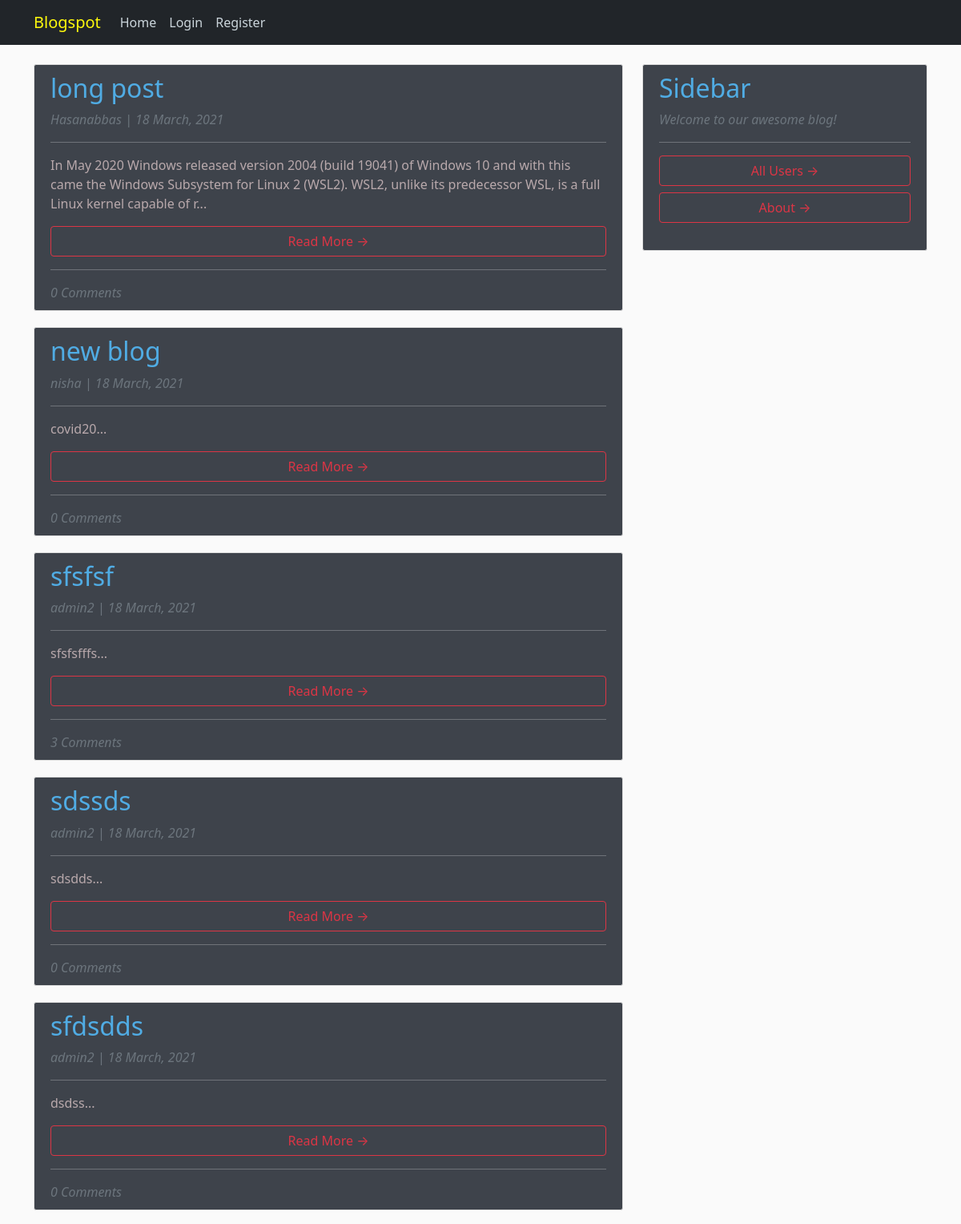
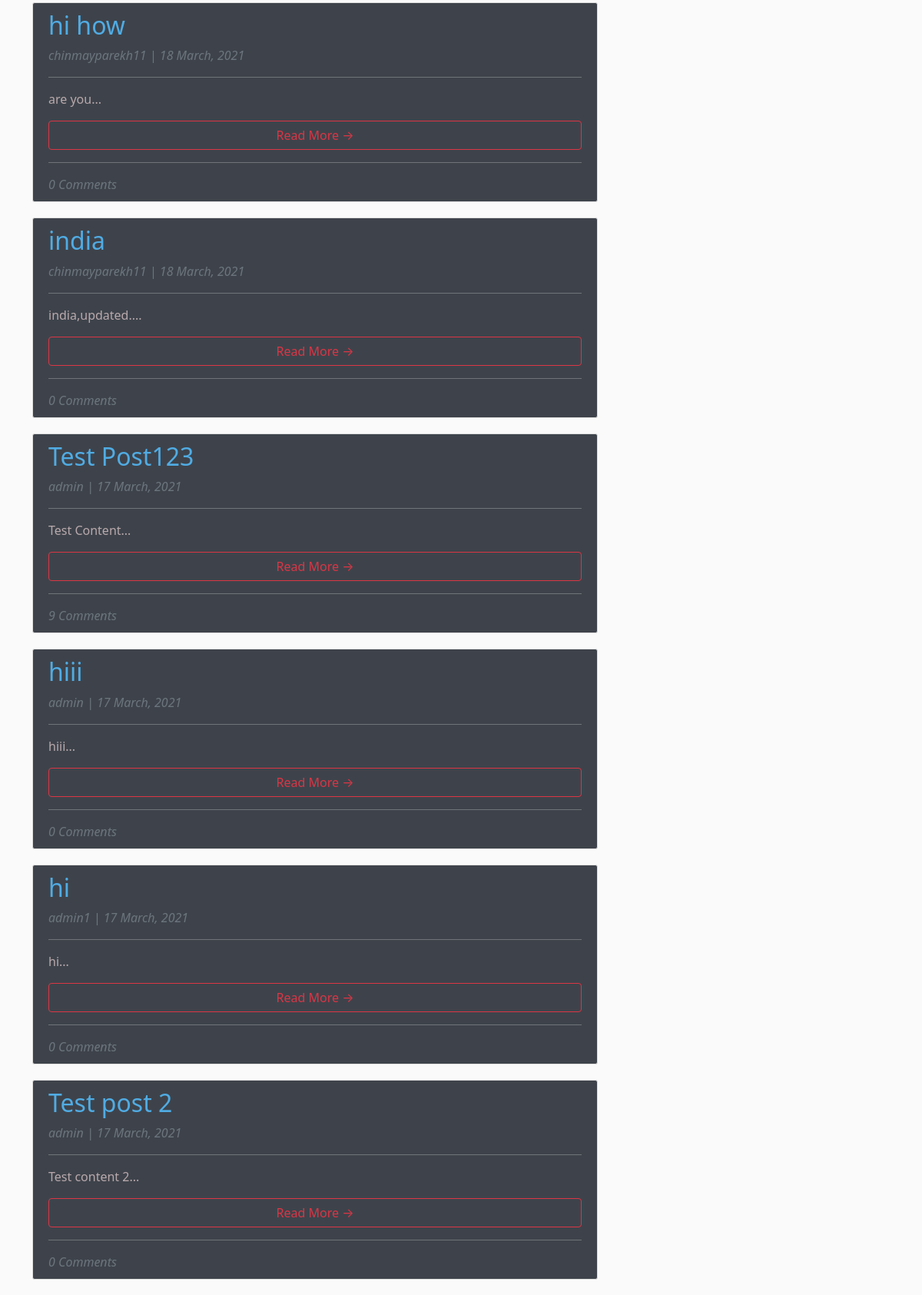
/, run on an earlier commit of the app's database (2 pictures, top to bottom).
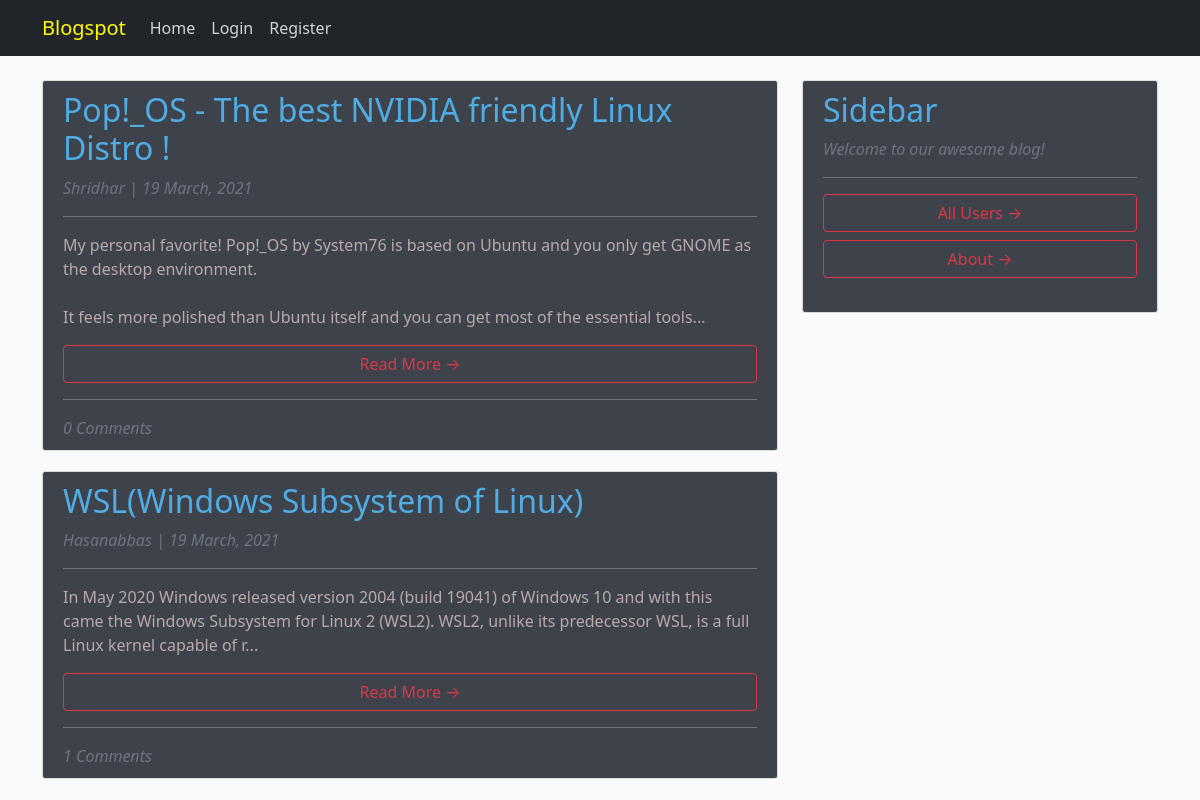
And on a later commit of the database.
### blog/models.py (models this page shows, shortened)
class Post(models.Model):
    title = models.CharField(max_length=100, unique=True)
    content = models.TextField()
    date_posted = models.DateTimeField(auto_now=True)
    author = models.ForeignKey(User, on_delete=models.CASCADE, null=True)

### blog/views.py (the view)
# urls.py: path('', PostListView.as_view(), name='blog-home'),
class PostListView(ListView):
    model = Post
    template_name = 'blog/home.html'
    context_object_name = 'posts'
    ordering = ['-date_posted']

### blog/templates/blog/home.html
{% extends "blog/base.html" %}
    {% block content %}
        {% if posts|length > 0 %}
            {% for post in posts %}
                <article style="background: rgb(16,22,32,0.8);" class="media content-section">
                  <div class="media-body">
                    <h2 style="color: #50ACE4;" class="article-title">{{ post.title }}</h2>
                    <em><p style="color:rgb(128, 185, 189);"class="text-muted" >{{ post.author }} | {{ post.date_posted|date:"d F, Y"}}</p></em>
                    <hr>
                    <p style="color: #B9A9AC"class="article-content">{{ post.content|safe|slice:":200" }}...</p>
                    <h6><a class="btn btn-outline-danger w-100" href="{% url 'post-detail' post.id %}">Read More &rarr;</a></h6>
                    <hr>
                    {% with post.comments.count as total_comments %}
                        <em><span class="text-muted font-weight-normal">{{ total_comments }} Comments</span></em>
                    {% endwith %}
                  </div>
                </article>
        {% endfor %}
        {% else %}
         <p><h1 style="color:white;"> This user has not written any posts :(</h1></p>
        {% endif %}
    {% endblock content %}

### blog/templates/blog/base.html (shortened to what this page needs)
{% load static %}
<!DOCTYPE html>
<html lang="en">
<head>
    <link href="https://cdn.jsdelivr.net/npm/bootstrap@5.0.0-beta2/dist/css/bootstrap.min.css" rel="stylesheet">
    <link rel="stylesheet" type="text/css" href="{% static 'blog/main.css' %}">
</head>
<body id="bg" style="background-image: url('{% static 'blog/images/1.jpg' %}');">
    <header class="site-header">
      <nav class="navbar navbar-expand-md navbar-blue bg-dark fixed-top">
        <div class="container">
            <a style="color:RGB(255,250,12);" class="navbar-brand mr-4" href="{% url 'blog-home' %}">Blogspot</a>
          <div class="collapse navbar-collapse" id="navbarToggle">
            <div class="navbar-nav mr-auto">
              <a class="nav-item nav-link" href="{% url 'blog-home' %}">Home</a>
            </div>
            <div class="navbar-nav">
              {% if user.is_authenticated %}
                <a class="nav-item nav-link" href="{% url 'post-create' %}">New Post</a>
                <a class="nav-item nav-link" href="{% url 'my_blogs' %}">{{user.username}}</a>
                <a class="nav-item nav-link" href="{% url 'logout' %}">Logout</a>
              {% else %}
                <a class="nav-item nav-link" href="{% url 'login' %}">Login</a>
                <a class="nav-item nav-link" href="{% url 'register' %}">Register</a>
              {% endif %}
            </div>
          </div>
        </div>
      </nav>
    </header>
    <main role="main" class="container">
      <div class="row">
        <div class="col-md-8">
          {% block content %}{% endblock %}
        </div>
        <div class="col-md-4">
          <div style="background: rgb(16,22,32,0.8);"class="content-section">
            <h2 style="color: #50ACE4;" >Sidebar</h2>
            <em><p class='text-muted'>Welcome to our awesome blog! </em> <hr>
              <ul class="list-group">
                <h6><a class="btn btn-outline-danger w-100" href="{% url 'all_users' %}">All Users &rarr;</a></h6>
                <h6><a class="btn btn-outline-danger w-100" href="{% url 'blog-about' %}">About &rarr;</a></h6>
              </ul>
          </div>
        </div>
      </div>
    </main>
</body>
</html>

### blog/static/blog/main.css (style rules this page uses)
body { background: #fafafa; color: white; margin-top: 5rem; }
#bg { background-repeat: no-repeat; background-size: cover; background-position: center center; background-attachment: fixed; }
h1, h2, h3, h4, h5, h6 { color: #aed8bc; }
ul { margin: 0; }
.site-header .navbar-nav .nav-link { color: #cbd5db; }
.content-section { background: #ffffff; padding: 10px 20px; border: 1px solid #dddddd; border-radius: 3px; margin-bottom: 20px; }
.article-title { color: #9fc7e9; }
.article-content { white-space: pre-line; }

What changed in the data, as far as the page shows it:
removed Post: title "long post", author "Hasanabbas", date_posted "18 March, 2021", content "In May 2020 Windows released version 2004 (build 19041) of Windows 10 and with this came the Windows Subsystem for Linux 2 (WSL2). WSL2, unlike its predecessor WSL, is a full Linux kernel capable of r", comments.count "0"
removed Post: title "new blog", author "nisha", date_posted "18 March, 2021", content "covid20", comments.count "0"
removed Post: title "sfsfsf", author "admin2", date_posted "18 March, 2021", content "sfsfsfffs", comments.count "3"
removed Post: title "sdssds", author "admin2", date_posted "18 March, 2021", content "sdsdds", comments.count "0"
removed Post: title "sfdsdds", author "admin2", date_posted "18 March, 2021", content "dsdss", comments.count "0"
removed Post: title "hi how", author "chinmayparekh11", date_posted "18 March, 2021", content "are you", comments.count "0"
removed Post: title "india", author "chinmayparekh11", date_posted "18 March, 2021", content "india,updated.", comments.count "0"
removed Post: title "Test Post123", author "admin", date_posted "17 March, 2021", content "Test Content", comments.count "9"
removed Post: title "hiii", author "admin", date_posted "17 March, 2021", content "hiii", comments.count "0"
removed Post: title "hi", author "admin1", date_posted "17 March, 2021", content "hi", comments.count "0"
removed Post: title "Test post 2", author "admin", date_posted "17 March, 2021", content "Test content 2", comments.count "0"
added Post: title "Pop!_OS - The best NVIDIA friendly Linux Distro !", author "Shridhar", date_posted "19 March, 2021", content "My personal favorite! Pop!_OS by System76 is based on Ubuntu and you only get GNOME as the desktop environment. It feels more polished than Ubuntu itself and you can get most of the essential tools", comments.count "0"
added Post: title "WSL(Windows Subsystem of Linux)", author "Hasanabbas", date_posted "19 March, 2021", content "In May 2020 Windows released version 2004 (build 19041) of Windows 10 and with this came the Windows Subsystem for Linux 2 (WSL2). WSL2, unlike its predecessor WSL, is a full Linux kernel capable of r", comments.count "1"
